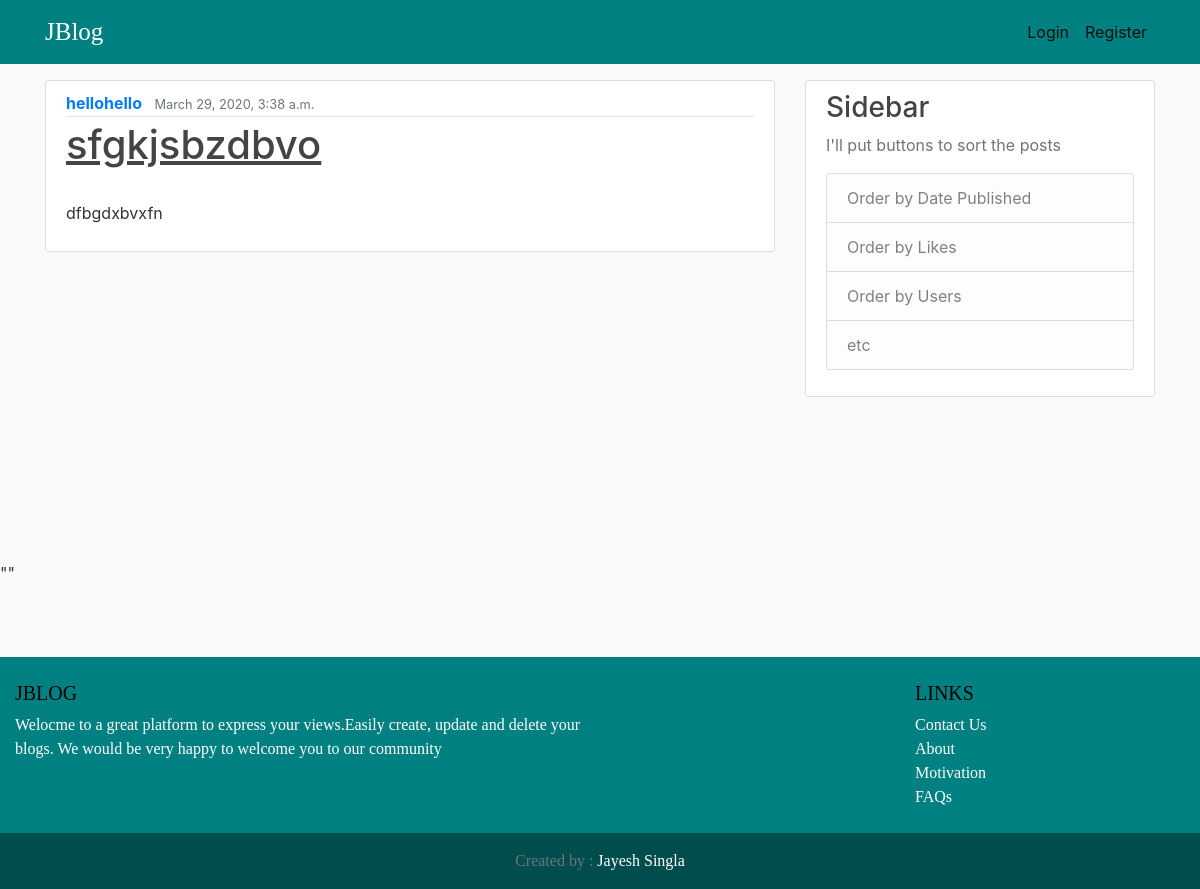
Screenshot of /blog/post/3 with the database file from the repository.
### blog/models.py (models this page shows, shortened)
class Post(models.Model):
	user=models.ForeignKey(User,on_delete=models.CASCADE)
	title=models.CharField(max_length=100)
	content=models.TextField(max_length=1000)
	likes=models.IntegerField(default=0)
	pub_date=models.DateTimeField(default=timezone.now)

### blog/views.py (the view)
# urls.py: path("post/<int:pk>",views.PostDetail.as_view(),name='detail'),
class PostDetail(DetailView):
	model=Post
	context_object_name='post'

### blog/templates/blog/post_detail.html
{% extends "blog/base.html" %}
  {% block navi %}
  {% if user.is_authenticated%}
  <a class="nav-item nav-link" href="{%url 'dashboard'  %}"><span class="glyphicon glyphicon-user"></span>Dashboard</a>
  <a class="nav-item nav-link" href="{%url 'logout'%}">Logout</a>
  {%else%}
  <a class="nav-item nav-link" href="{%url 'login'%}">Login</a>
          <a class="nav-item nav-link" href="{%url 'register'%}">Register</a>
  {%endif%}
  {%endblock%}
 {%block body%}
 	 <article class="media content-section">
          <div class="media-body">
            <div class="article-metadata">
              <a class="mr-2" href="#"><strong>{{ post.user.username }}</strong></a>
              <small class="text-muted">{{ post.pub_date }}</small>
            </div>
            <h1><u>{{ post.title }}</u></h1><br>
            <p class="article-content">{{ post.content }}</p>
          </div></article>
 {%endblock%}

### blog/static/blog/blog.css (style rules this page uses)
body { background: #fafafa; color: #333333; margin-top: 5rem; }
h1, h2, h3, h4, h5, h6 { color: #444444; }
.site-header .navbar-nav .nav-link { color: #111111; }
.content-section { background: #ffffff; padding: 10px 20px; border: 1px solid #dddddd; border-radius: 3px; margin-bottom: 20px; }
.article-content { white-space: pre-line; }
.article-metadata { padding-bottom: 1px; margin-bottom: 4px; border-bottom: 1px solid #e3e3e3 }

### rows the page displays
Post: user.username "hellohello", pub_date "March 29, 2020, 3:38 a.m.", title "sfgkjsbzdbvo", content "dfbgdxbvxfn"
